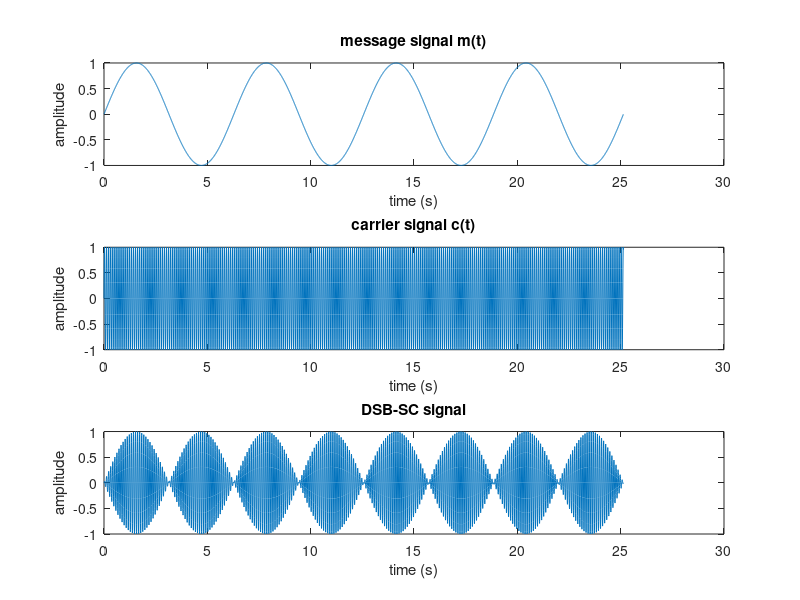
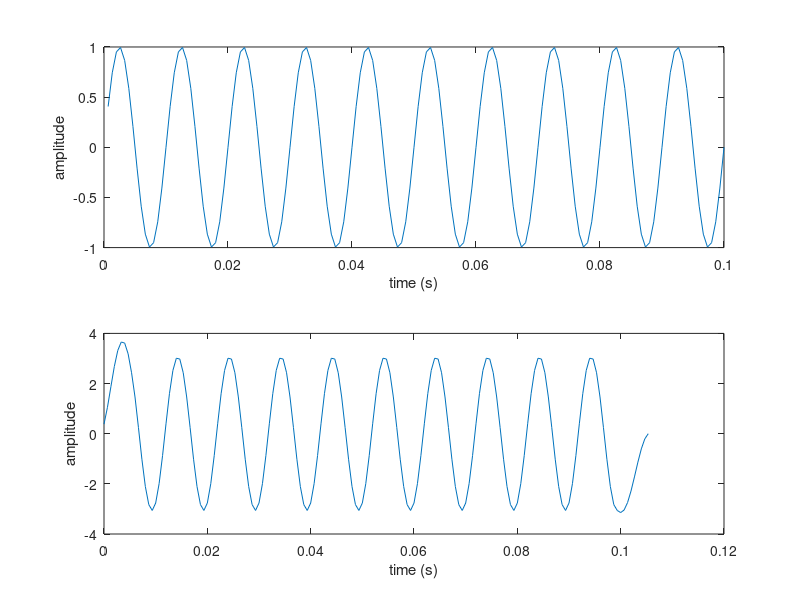

Recreate these plots in MATLAB, in order.
clear, clc;

%% Task 1

% We will generate a DSB-SC modulated signal with message m(t) = sin(t) (four periods only) and carrier frequency fc=10 Hz. 
% Use sampling frequency Fs=200 Hz.  (i)Generate four periods of the signal sin(t). This is the message m(t). 
% (ii)Generate a sine wave of frequency 10 Hz; the length of this vector (signal) should be exactly the same as that of m(t) in (i). 
% This will be the carrier. 
% (iii) Multiply the message and carrier signals sample-by-sample to obtain the DSB-SC signal as m(t) x carrier Graph the message, 
% carrier and DSB-SC signals.

Fs = 200;       % sampling frequency
fc = 10;        % carrier frequency

Tm = 2 * pi;        % time period 
t = 0:1/Fs:4*Tm;    % time vector
mt = sin(t);        % message m(t)

tc = 0:1/Fs:4*Tm;       % 4 periods of carrier signal
ct = sin(2*pi*fc*tc);   % carrier signal c(t)

DSBSC = mt.*ct;     % DSB-SC signal = m(t) x c(t)

figure(1)
subplot(3,1,1)
plot(t, mt)
title('message signal m(t)')
xlabel('time (s)')
ylabel('amplitude');

subplot(3,1,2)
plot(t, ct)
title('carrier signal c(t)')
xlabel('time (s)')
ylabel('amplitude');

subplot(3,1,3)
plot(t, DSBSC)
title('DSB-SC signal')
xlabel('time (s)')
ylabel('amplitude');





%% Task 2

% A low-pass filter is defined by the impulse response h(t)=e-100t. Use the sampling frequency Fs=1500 Hz 
% and store this signal in Matlab (truncate the signal to 10 samples, as in Lab 1). It is required to determine 
% the Fourier Transform of this filter H(f) at f=100 Hz, i.e., H(100). This can be solved in the following manner: 
% (i) Generate a 100 Hz sine wave for 10 periods and store this as x[n] on Matlab. (ii) Convolve the signals x[n] 
% and h[n] (see Lab 1) to get y[n]=x[n]*h[n] (iii) Plot the signals x[n] and y[n]. From the graphs of x[n] and y[n], 
% you can determine H(100) as: H(100)=Amplitude of y[n]Amplitude of x[n]

Fs = 1500;                 % sampling frequency
T = 1/Fs;                  % sampling period
f = 100;                   %frequency of filter H(f)
T2 = 1/f;
t = 1/Fs:1/Fs:10*T2;          % time vector
h = exp(-100*t(1:10));     % Truncated impulse response

xn = sin(2*pi*f*t); % signal x[n]
y = conv(h, xn);    % convolving signals x[n] and h[n]
ty = 0:T:(length(y)-1)*T;           % define vector of time instant ty

figure (2)
subplot(2,1,1)
plot(t,xn)
xlabel('time (s)')
ylabel('amplitude')

subplot(2,1,2)
plot(ty,y)
xlabel('time (s)')
ylabel('amplitude')

% H(100) = 3
